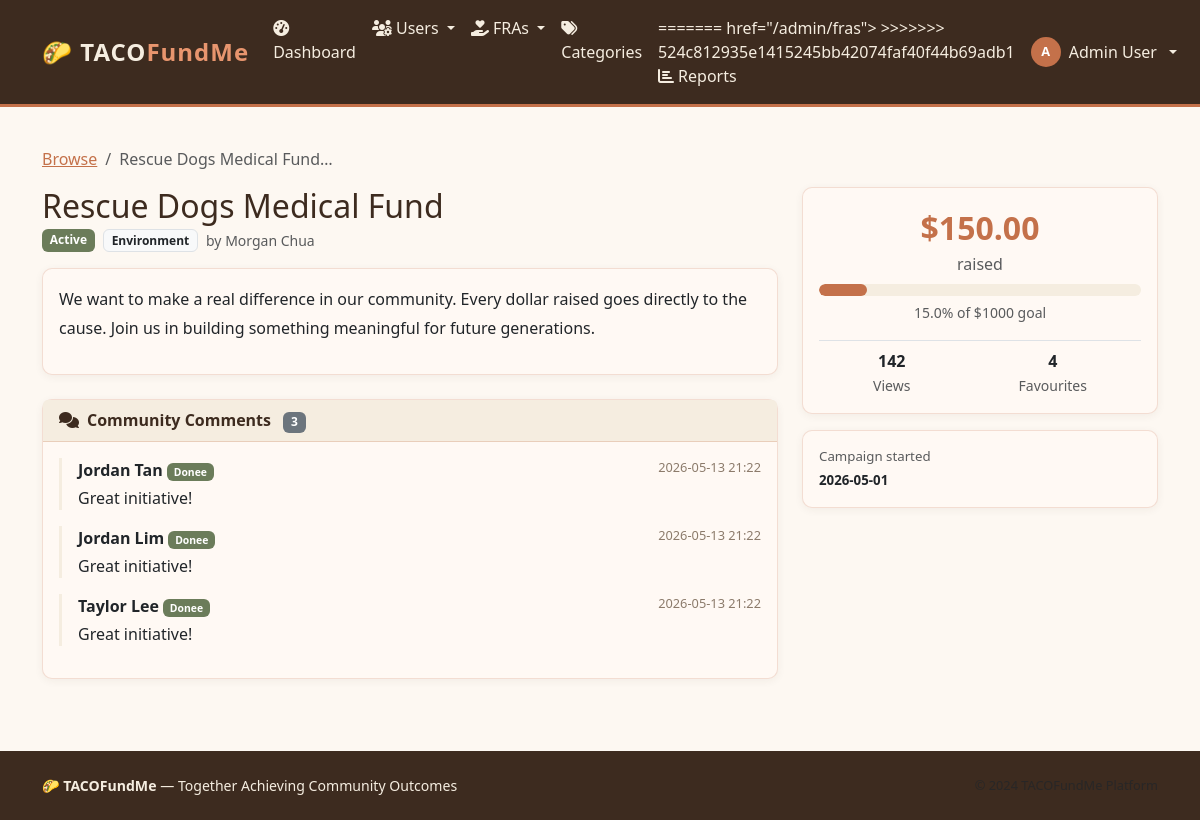
The page /browse/26 (signed in) on the database its author committed.
### tables this page shows
CREATE TABLE fras (
            id            INTEGER PRIMARY KEY AUTOINCREMENT,
            title         TEXT    NOT NULL,
            description   TEXT    NOT NULL DEFAULT '',
            category_id   INTEGER REFERENCES categories(id) ON DELETE SET NULL,
            monetary_goal REAL    NOT NULL DEFAULT 0,
            view_count    INTEGER NOT NULL DEFAULT 0,
            favorite_count INTEGER NOT NULL DEFAULT 0,
            status        TEXT    NOT NULL DEFAULT 'draft',
            image_url     TEXT,
            created_by    INTEGER NOT NULL REFERENCES users(id) ON DELETE CASCADE,
            created_at    TEXT    NOT NULL,
            updated_at    TEXT    NOT NULL
        );

CREATE TABLE categories (
            id          INTEGER PRIMARY KEY AUTOINCREMENT,
            name        TEXT    NOT NULL UNIQUE,
            description TEXT,
            created_at  TEXT    NOT NULL DEFAULT (datetime('now'))
        );

CREATE TABLE users (
            id         INTEGER PRIMARY KEY AUTOINCREMENT,
            full_name  TEXT    NOT NULL,
            email      TEXT    NOT NULL UNIQUE,
            password   TEXT    NOT NULL,
            role       TEXT    NOT NULL DEFAULT 'donee',
            bio        TEXT,
            phone      TEXT,
            address    TEXT,
            is_active  INTEGER NOT NULL DEFAULT 1,
            created_at TEXT    NOT NULL,
            last_login TEXT
        );

CREATE TABLE comments (
            id         INTEGER PRIMARY KEY AUTOINCREMENT,
            fra_id     INTEGER NOT NULL REFERENCES fras(id) ON DELETE CASCADE,
            user_id    INTEGER NOT NULL REFERENCES users(id) ON DELETE CASCADE,
            content    TEXT    NOT NULL,
            parent_id  INTEGER REFERENCES comments(id) ON DELETE CASCADE,
            created_at TEXT    NOT NULL DEFAULT (datetime('now'))
        );

### boundary/routes.py (the view)
@app.route('/browse/<int:fra_id>')
@login_required
def fra_detail(fra_id):
    user_id = session.get('user_id')
    fra, comments, is_fav, err = DoneeController.get_fra_detail(fra_id, user_id)
    if err:
        flash(err, 'danger')
        return redirect(url_for('browse'))
    return render_template('donee/fra_detail.html',
                           fra=fra, comments=comments, is_fav=is_fav)

### boundary/routes.py (called while the page is built)
def login_required(f):
    @wraps(f)
    def decorated(*args, **kwargs):
        if 'user_id' not in session:
            flash('Please log in to continue.', 'warning')
            return redirect(url_for('login'))
        return f(*args, **kwargs)
    return decorated

### templates/donee/fra_detail.html (shortened to what this page needs)
{% extends "base.html" %}
{% block content %}
<nav aria-label="breadcrumb" class="mb-3">
  <ol class="breadcrumb">
    <li class="breadcrumb-item"><a href="{{ url_for('browse') }}">Browse</a></li>
    <li class="breadcrumb-item active">{{ fra.title[:40] }}…</li>
  </ol>
</nav>
<div class="row g-4">
  <div class="col-lg-8">
    <h2 class="mb-1">{{ fra.title }}</h2>
    <div class="d-flex gap-2 mb-3 flex-wrap">
      <span class="badge badge-status-active">Active</span>
      {% if fra.category_name %}
      <span class="badge bg-light text-dark border">{{ fra.category_name }}</span>
      {% endif %}
      <small class="text-muted align-self-center">
        by {{ fra.fundraiser_name }}
      </small>
    </div>
    <div class="card mb-4">
      <div class="card-body">
        <p style="white-space:pre-wrap;line-height:1.8;">{{ fra.description }}</p>
      </div>
    </div>
    <div class="card">
      <div class="card-header">
        <i class="fa fa-comments me-2"></i>Community Comments
        <span class="badge bg-secondary ms-2">{{ comments|length }}</span>
      </div>
      <div class="card-body">
        {% for c in comments %}
        <div class="comment-block mb-3">
          <div class="d-flex justify-content-between">
            <strong>{{ c.user_name }}
              <span class="badge {% if c.user_role == 'fundraiser' %}badge-role-fundraiser
                {% else %}badge-role-donee{% endif %}" style="font-size:.65rem;">
                {{ c.user_role|title }}
              </span>
            </strong>
            <span class="comment-meta">{{ c.created_at[:16]|replace('T',' ') }}</span>
          </div>
          <p class="mb-1 mt-1">{{ c.content }}</p>
        </div>
        {% else %}
        <p class="text-muted">Be the first to comment on this campaign!</p>
        {% endfor %}
      </div>
    </div>
  </div>
  <div class="col-lg-4">
    <div class="card mb-3">
      <div class="card-body">
        <div class="text-center mb-3">
          <div class="fs-2 fw-bold text-clay">${{ "%.2f"|format(fra.amount_raised or 0) }}</div>
          <div class="text-muted">raised</div>
          {% if fra.monetary_goal > 0 %}
          {% set pct = [(fra.amount_raised / fra.monetary_goal * 100) if fra.monetary_goal > 0 else 0, 100]|min %}
          <div class="mt-2 mb-1 progress">
            <div class="progress-bar {% if pct >= 100 %}over-goal{% endif %}"
                 style="width:{{ pct }}%"></div>
          </div>
          <small class="text-muted">
            {{ "%.1f"|format(pct) }}% of ${{ "%.0f"|format(fra.monetary_goal) }} goal
          </small>
          {% endif %}
        </div>
        <div class="d-flex justify-content-around text-center border-top pt-2 mt-2">
          <div>
            <div class="fw-bold">{{ fra.view_count }}</div>
            <small class="text-muted">Views</small>
          </div>
          <div>
            <div class="fw-bold">{{ fra.favorite_count }}</div>
            <small class="text-muted">Favourites</small>
          </div>
        </div>
      </div>
    </div>
    <div class="card">
      <div class="card-body" style="font-size:.83rem;">
        <div class="text-muted mb-1">Campaign started</div>
        <strong>{{ fra.created_at[:10] }}</strong>
      </div>
    </div>
  </div>
</div>
{% endblock %}

### static/css/style.css (style rules this page uses)
:root { --clay: #c4714a; --clay-dark: #a85a35; --clay-light: #e8956e; --sand: #f5ede0; --bark: #3d2b1f; --moss: #6b7c5a; --moss-dark: #556347; --parchment: #fdf8f2; --warm-white: #fff9f4; --muted: #8c7b6b; }
body { background-color: var(--parchment); color: var(--bark); font-family: 'Segoe UI', Tahoma, Geneva, Verdana, sans-serif; min-height: 100vh; display: flex; flex-direction: column; }
a { color: var(--clay); }
.card { border: 1px solid rgba(196,113,74,.2); border-radius: 10px; background-color: var(--warm-white); box-shadow: 0 2px 8px rgba(61,43,31,.06); transition: box-shadow .2s, transform .2s; }
.card-header { background-color: var(--sand); border-bottom: 1px solid rgba(196,113,74,.25); font-weight: 600; color: var(--bark); }
.badge-role-donee { background-color: var(--moss); color:#fff; }
.badge-status-active { background-color: var(--moss); color:#fff; }
.progress { background-color: var(--sand); border-radius: 50px; height: 12px; }
.progress-bar { background-color: var(--clay); border-radius: 50px; }
.comment-block { border-left: 3px solid var(--sand); padding-left: 1rem; margin-bottom: 1rem; }
.comment-meta { font-size: .8rem; color: var(--muted); }
.text-clay { color: var(--clay) !important; }

### rows shown on the page
fras: title "Rescue Dogs Medical Fund", description "We want to make a real difference in our community. Every dollar raised goes directly to the cause. Join us in building something meaningful for future generations.", monetary_goal "1000", view_count "142", favorite_count "4", created_at "2026-05-01"
categories: category_name "Environment"
users: fundraiser_name "Morgan Chua"
comments: user_name "Jordan Tan", user_role "Donee", created_at "2026-05-13 21:22", content "Great initiative!"
comments: user_name "Jordan Lim", user_role "Donee", created_at "2026-05-13 21:22", content "Great initiative!"
comments: user_name "Taylor Lee", user_role "Donee", created_at "2026-05-13 21:22", content "Great initiative!"

### other values the page prints
{{ url_for('admin_fras') }} "/admin/fras"
{{ session.name[0]|upper }} "A"
{{ session.name }} "Admin User"
{{ comments|length }} "3"
{{ "%.2f"|format(fra.amount_raised or 0) }} "150.00"
{{ "%.1f"|format(pct) }} "15.0"
